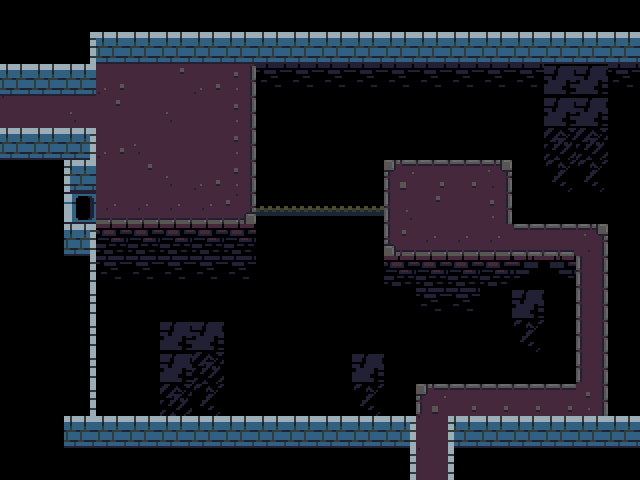

This game map was drawn from its Tiled (.tmx) file and the tilesets committed beside it. A one-line description and the full map source follow:
An orthogonal 20x15 tile map with 32x32 px tiles, 4 tile layers (walls, ground, death, guff) and 8 objects (2x connection, 2x pressure, arrowSource, block, platform, ...).

<map version="1.0" tiledversion="1.0.3" orientation="orthogonal" renderorder="right-down" width="20" height="15" tilewidth="32" tileheight="32" nextobjectid="33">
 <properties>
  <property name="number" value="26" />
 </properties>
 <tileset firstgid="1" source="tower-tileset.tsx" />
 <layer name="walls" width="20" height="15">
  <data encoding="csv">
0,0,0,0,0,0,0,0,0,0,0,0,0,0,0,0,0,0,0,0,
0,0,14,12,12,12,12,12,12,12,12,12,12,12,12,12,12,12,12,12,
12,12,12,0,0,0,0,0,0,0,0,0,0,0,0,0,0,0,0,0,
55,0,0,0,0,0,0,0,0,0,0,0,0,0,0,0,0,0,0,0,
12,12,23,0,0,0,0,0,0,0,0,0,0,0,0,0,0,0,0,0,
0,0,22,0,0,0,0,0,0,0,0,0,0,0,0,0,0,0,0,0,
0,0,7,0,0,0,0,0,0,0,0,0,0,0,0,0,0,0,0,0,
0,0,23,0,0,0,0,0,0,0,0,0,0,0,0,0,0,0,0,0,
0,0,14,0,0,0,0,0,0,0,0,0,0,0,0,0,0,0,0,0,
0,0,14,0,0,0,0,0,0,0,0,0,0,0,0,0,0,0,0,0,
0,0,14,0,0,0,0,0,0,0,0,0,0,0,0,0,0,0,0,0,
0,0,14,0,0,0,0,0,0,0,0,0,0,0,0,0,0,0,0,0,
0,0,14,0,0,0,0,0,0,0,0,0,0,0,0,0,0,0,0,0,
0,0,12,12,12,12,12,12,12,12,12,12,23,0,22,12,12,12,12,12,
0,0,0,0,0,0,0,0,0,0,0,0,14,55,15,0,0,0,0,0
</data>
 </layer>
 <layer name="ground" width="20" height="15">
  <data encoding="csv">
0,0,0,0,0,0,0,0,0,0,0,0,0,0,0,0,0,0,0,0,
0,0,0,0,0,0,0,0,0,0,0,0,0,0,0,0,0,0,0,0,
0,0,0,27,2,37,27,56,0,0,0,0,0,0,0,0,0,0,0,0,
0,2,28,37,2,28,2,56,0,0,0,0,0,0,0,0,0,0,0,0,
0,0,0,27,28,2,2,56,0,0,0,0,0,0,0,0,0,0,0,0,
0,0,0,2,37,28,27,56,0,0,0,0,44,45,45,46,0,0,0,0,
0,0,0,65,65,65,65,66,0,0,0,0,54,37,2,56,0,0,0,0,
0,0,0,0,0,0,0,0,0,0,0,0,64,65,65,65,57,57,46,0,
0,0,0,0,0,0,0,0,0,0,0,0,0,0,0,0,0,0,47,0,
0,0,0,0,0,0,0,0,0,0,0,0,0,0,0,0,0,0,47,0,
0,0,0,0,0,0,0,0,0,0,0,0,0,0,0,0,0,0,47,0,
0,0,0,0,0,0,0,0,0,0,0,0,0,0,0,0,0,0,47,0,
0,0,0,0,0,0,0,0,0,0,0,0,0,44,45,45,45,45,56,0,
0,0,0,0,0,0,0,0,0,0,0,0,0,55,0,0,0,0,0,0,
0,0,0,0,0,0,0,0,0,0,0,0,0,55,0,0,0,0,0,0
</data>
 </layer>
 <layer name="death" width="20" height="15">
  <data encoding="csv">
0,0,0,0,0,0,0,0,0,0,0,0,0,0,0,0,0,0,0,0,
0,0,0,0,0,0,0,0,0,0,0,0,0,0,0,0,0,0,0,0,
0,0,0,0,0,0,0,0,89,89,89,89,89,89,89,89,89,89,89,89,
0,0,0,0,0,0,0,0,4,4,4,4,4,4,4,4,4,4,4,4,
0,0,0,0,0,0,0,0,4,4,4,4,4,4,4,4,4,4,4,4,
0,0,0,0,0,0,0,0,4,4,4,4,0,0,0,0,4,4,4,4,
0,0,0,0,0,0,0,0,4,4,4,4,0,0,0,0,4,4,4,4,
0,0,0,79,79,79,79,79,4,4,4,4,0,0,0,0,0,0,0,4,
0,0,0,89,89,89,89,89,4,4,4,4,79,79,79,79,80,78,0,4,
0,0,0,4,4,4,4,4,4,4,4,4,4,89,89,4,4,4,0,4,
0,0,0,4,4,4,4,4,4,4,4,4,4,4,4,4,4,4,0,4,
0,0,0,4,4,4,4,4,4,4,4,4,4,4,4,4,4,4,0,4,
0,0,0,4,4,4,4,4,4,4,4,4,4,0,0,0,0,0,0,4,
0,0,0,0,0,0,0,0,0,0,0,0,0,0,0,0,0,0,0,0,
0,0,0,0,0,0,0,0,0,0,0,0,0,0,0,0,0,0,0,0
</data>
 </layer>
 <layer name="guff" width="20" height="15">
  <data encoding="csv">
0,0,0,0,0,0,0,0,0,0,0,0,0,0,0,0,0,0,0,0,
0,0,0,0,0,0,0,0,0,0,0,0,0,0,0,0,0,0,0,0,
0,0,0,0,0,0,0,0,0,0,0,0,0,0,0,0,0,91,91,0,
0,0,0,0,0,0,0,0,0,0,0,0,0,0,0,0,0,91,91,0,
0,0,0,0,0,0,0,0,0,0,0,0,0,0,0,0,0,92,92,0,
0,0,0,0,0,0,0,0,0,0,0,0,0,0,0,0,0,93,93,0,
0,0,0,0,0,0,0,0,70,70,70,70,0,0,0,0,0,0,0,0,
0,0,0,0,0,0,0,0,0,0,0,0,0,0,0,0,0,0,0,0,
0,0,0,0,0,0,0,0,0,0,0,0,0,0,0,0,0,0,0,0,
0,0,0,0,0,0,0,0,0,0,0,0,0,0,0,0,91,0,0,0,
0,0,0,0,0,91,91,0,0,0,0,0,0,0,0,0,93,0,0,0,
0,0,0,0,0,91,92,0,0,0,0,91,0,0,0,0,0,0,0,0,
0,0,0,0,0,92,93,0,0,0,0,93,0,0,0,0,0,0,0,0,
0,0,0,0,0,0,0,0,0,0,0,0,0,0,0,0,0,0,0,0,
0,0,0,0,0,0,0,0,0,0,0,0,0,0,0,0,0,0,0,0
</data>
 </layer>
 <objectgroup name="objects">
  <object id="9" name="51" type="connection" x="32" y="96" width="32" height="32">
   <properties>
    <property name="dir" value="right" />
    <property name="to" value="235" />
   </properties>
  </object>
  <object id="10" name="52" type="connection" x="416" y="416" width="32" height="32">
   <properties>
    <property name="dir" value="up" />
    <property name="to" value="57" />
   </properties>
  </object>
  <object id="13" type="arrowSource" x="64" y="192" width="32" height="32">
   <properties>
    <property name="delay" value="5" />
    <property name="offset" value="0" />
    <property name="switch" value="c" />
    <property name="xdir" value="1" />
    <property name="ydir" value="0" />
   </properties>
  </object>
  <object id="20" type="block" x="192" y="96" width="32" height="32" />
  <object id="21" type="pressure" x="192" y="160" width="32" height="32">
   <properties>
    <property name="switch" value="a" />
   </properties>
  </object>
  <object id="24" type="pressure" x="448" y="224" width="32" height="32">
   <properties>
    <property name="switch" value="b" />
   </properties>
  </object>
  <object id="26" type="platform" x="256" y="192" width="32" height="32">
   <properties>
    <property name="isActive" value="true" />
    <property name="movex" value="3" />
    <property name="switch" value="a" />
   </properties>
  </object>
  <object id="29" type="door" x="512" y="224" width="32" height="32">
   <properties>
    <property name="switch" value="b" />
   </properties>
  </object>
 </objectgroup>
</map>
